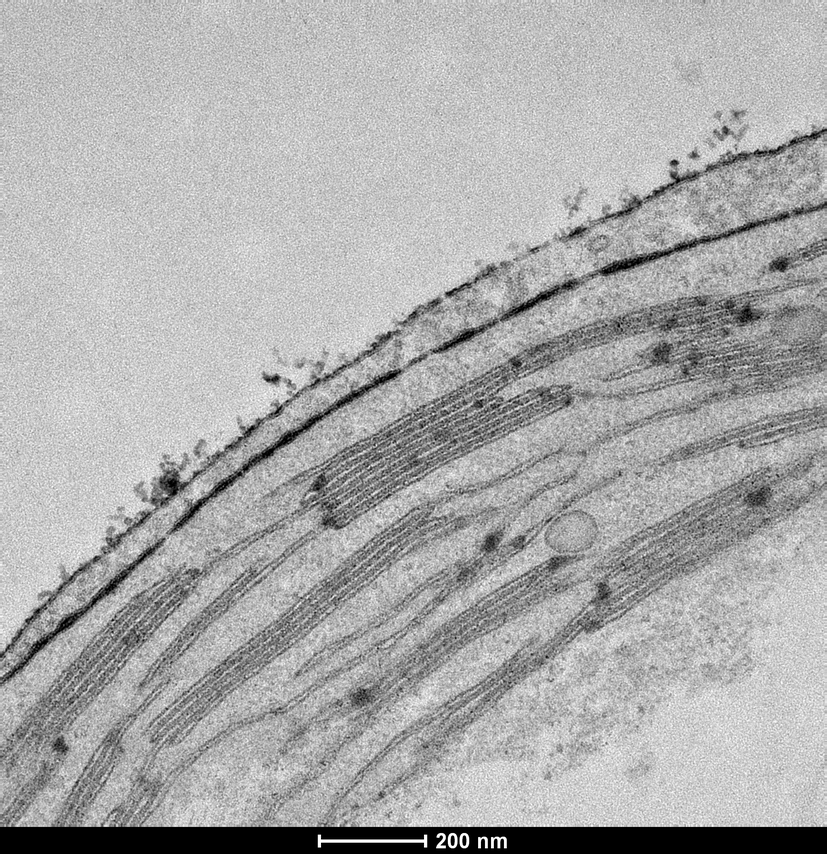
#> input picture raw_images/2022-1-10_Wild Type_500uE 1 hour_1_13_29k.png, 827 x 854 px, shrunk from 2048 x 2115 before the run
$ python -i index_images.py   (imports and definitions only)
#> lines starting #> are read from the running program, lines starting #| are printed output that depends on the picture; after the words box and inside, x2 and y2 are one past the last pixel; in counts of white or black regions, pixels touching at a corner belong together
import os
import glob
from PIL import Image
import csv
import cv2
# https://github.com/UB-Mannheim/tesseract/wiki to install tesseract
# pip install pillow opencv-python pytesseract
import pytesseract
import re
import os
import glob
import re

# [30 lines left out: function process_image, not called in this run]

def scan_for_text(filename):
        # load the image using opencv
        bgr_image = cv2.imread(filename)
#> bgr_image is the input picture: shape (854, 827, 3); min 0, max 255, mean 171.1

        # Convert the image to grayscale
        gray = cv2.cvtColor(bgr_image, cv2.COLOR_BGR2GRAY)

        # take only the lowest band  of pixels of the image
        lowest_30_pixels = gray[-65:, :]
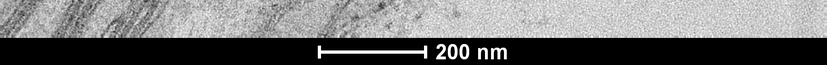
#> lowest_30_pixels: shape (65, 827); min 0, max 255, mean 112.8

        # Preprocess the image (e.g., apply thresholding, denoising)
        _, thresh = cv2.threshold(lowest_30_pixels, 0, 255, cv2.THRESH_BINARY_INV + cv2.THRESH_OTSU)
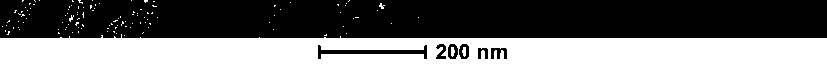
#> thresh: shape (65, 827); 40.3% white; 115 white regions (112 under 20 px), largest, box (x1, y1, x2, y2) and area: (0, 34, 827, 65) 21317, (451, 47, 455, 57) 31, (462, 47, 466, 57) 31
        processed_image = cv2.medianBlur(thresh, 3)
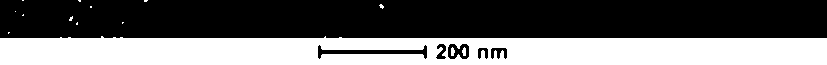
#> processed_image: shape (65, 827); 39.9% white; 14 white regions (11 under 20 px), largest, box (x1, y1, x2, y2) and area: (0, 36, 827, 65) 21327, (451, 47, 455, 56) 28, (462, 47, 466, 56) 28

#> (the run stopped early here; a loop or call above may not have finished)

$ run again, on raw_images/2022-1-10_Wild Type_500uE 1 hour_3_28_19k.png
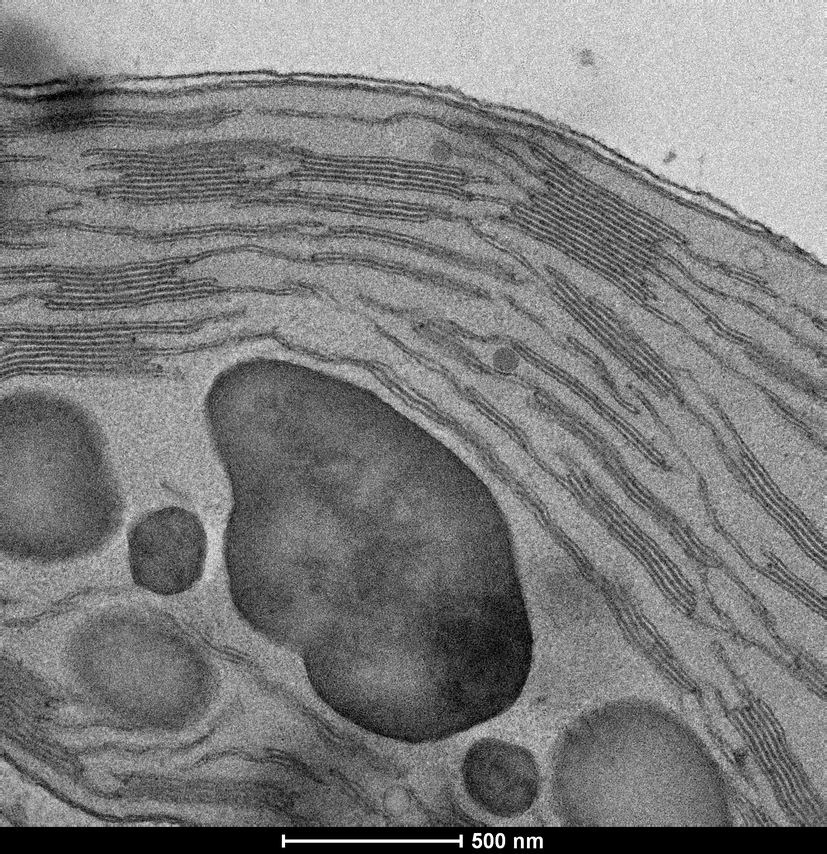
#> input picture raw_images/2022-1-10_Wild Type_500uE 1 hour_3_28_19k.png, 827 x 854 px, shrunk from 2048 x 2115 before the run
#> in scan_for_text, bgr_image is the input picture: shape (854, 827, 3); min 0, max 255, mean 124.2
#> in scan_for_text, `_, thresh = cv2.threshold(lowest_30_pixels, 0, 255, cv2.THRESH_BINARY_..`:
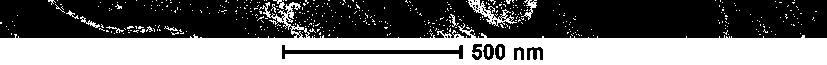
#> thresh: shape (65, 827); 43.4% white; 420 white regions (409 under 20 px), largest, box (x1, y1, x2, y2) and area: (0, 2, 827, 65) 21623, (468, 0, 517, 27) 363, (521, 0, 537, 20) 104
#> in scan_for_text, `processed_image = cv2.medianBlur(thresh, 3)`:
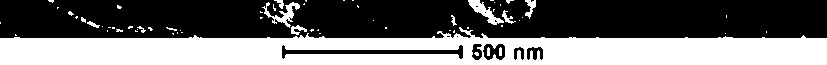
#> processed_image: shape (65, 827); 41.9% white; 62 white regions (49 under 20 px), largest, box (x1, y1, x2, y2) and area: (0, 27, 827, 65) 21201, (468, 0, 504, 25) 311, (262, 2, 300, 28) 311

$ run again, on raw_images/2022-1-10_Wild Type_500uE 1 hour_3_64_19k.png
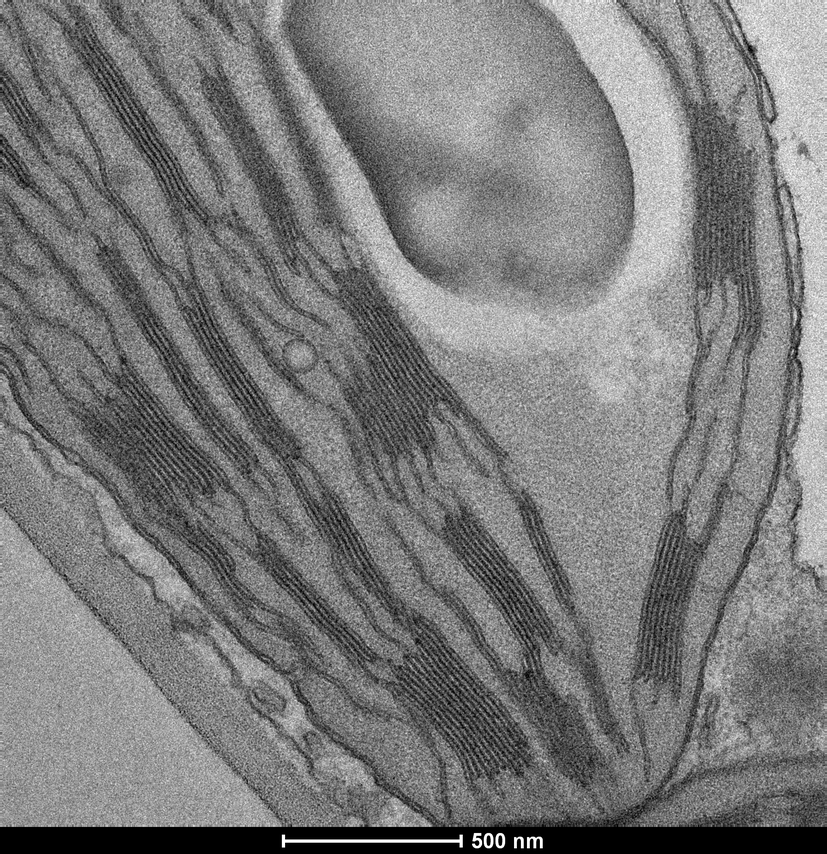
#> input picture raw_images/2022-1-10_Wild Type_500uE 1 hour_3_64_19k.png, 827 x 854 px, shrunk from 2048 x 2115 before the run
#> in scan_for_text, bgr_image is the input picture: shape (854, 827, 3); min 0, max 255, mean 123
#> in scan_for_text, `_, thresh = cv2.threshold(lowest_30_pixels, 0, 255, cv2.THRESH_BINARY_..`:
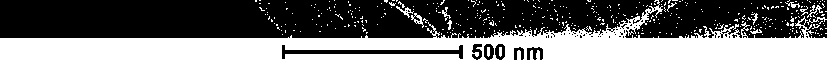
#> thresh: shape (65, 827); 44.8% white; 396 white regions (382 under 20 px), largest, box (x1, y1, x2, y2) and area: (0, 0, 827, 65) 22668, (411, 13, 424, 28) 69, (396, 6, 414, 18) 63
#> in scan_for_text, `processed_image = cv2.medianBlur(thresh, 3)`:
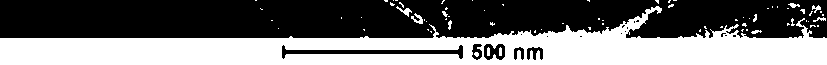
#> processed_image: shape (65, 827); 43.3% white; 72 white regions (60 under 20 px), largest, box (x1, y1, x2, y2) and area: (0, 6, 827, 65) 22625, (411, 13, 423, 24) 64, (396, 6, 412, 17) 59

$ run again, on raw_images/2022-1-10_Wild Type_500uE 1 hour_3_69_19k.png
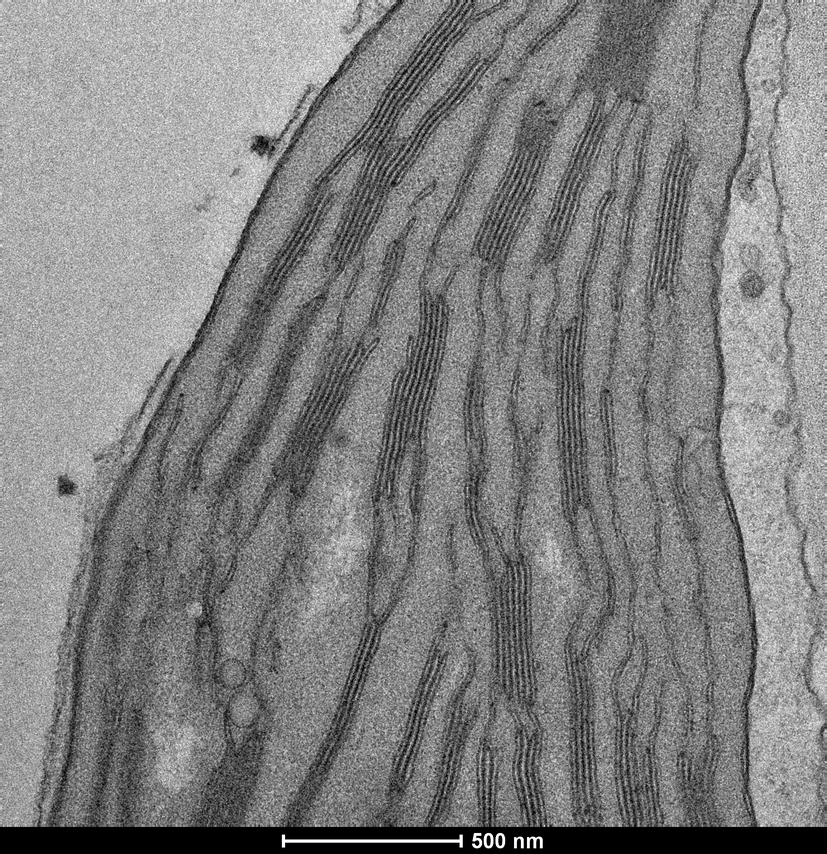
#> input picture raw_images/2022-1-10_Wild Type_500uE 1 hour_3_69_19k.png, 827 x 854 px, shrunk from 2048 x 2115 before the run
#> in scan_for_text, bgr_image is the input picture: shape (854, 827, 3); min 0, max 255, mean 128.6
#> in scan_for_text, `_, thresh = cv2.threshold(lowest_30_pixels, 0, 255, cv2.THRESH_BINARY_..`:
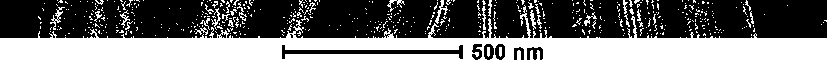
#> thresh: shape (65, 827); 45.4% white; 508 white regions (476 under 20 px), largest, box (x1, y1, x2, y2) and area: (0, 5, 827, 65) 21687, (50, 7, 65, 30) 93, (435, 0, 448, 24) 89
#> in scan_for_text, `processed_image = cv2.medianBlur(thresh, 3)`:
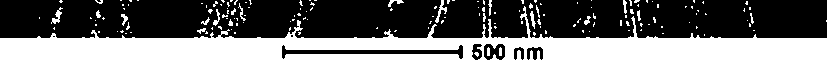
#> processed_image: shape (65, 827); 43% white; 157 white regions (135 under 20 px), largest, box (x1, y1, x2, y2) and area: (0, 6, 827, 65) 21622, (435, 0, 447, 23) 85, (51, 7, 63, 24) 76
